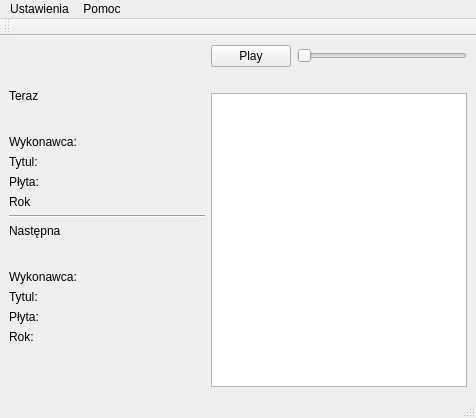
<?xml version="1.0" encoding="UTF-8"?>
<ui version="4.0">
 <class>ProgramWindow</class>
 <widget class="QMainWindow" name="ProgramWindow">
  <property name="geometry">
   <rect>
    <x>0</x>
    <y>0</y>
    <width>476</width>
    <height>418</height>
   </rect>
  </property>
  <property name="windowTitle">
   <string>MainWindow</string>
  </property>
  <widget class="QWidget" name="centralwidget">
   <layout class="QHBoxLayout" name="horizontalLayout_2">
    <item>
     <layout class="QHBoxLayout" name="horizontalLayout">
      <item>
       <layout class="QVBoxLayout" name="verticalLayout_2">
        <item>
         <spacer name="verticalSpacer_3">
          <property name="orientation">
           <enum>Qt::Vertical</enum>
          </property>
          <property name="sizeHint" stdset="0">
           <size>
            <width>20</width>
            <height>40</height>
           </size>
          </property>
         </spacer>
        </item>
        <item>
         <widget class="QLabel" name="teraz">
          <property name="text">
           <string>Teraz</string>
          </property>
         </widget>
        </item>
        <item>
         <layout class="QHBoxLayout" name="horizontalLayout_3">
          <item>
           <spacer name="horizontalSpacer">
            <property name="orientation">
             <enum>Qt::Horizontal</enum>
            </property>
            <property name="sizeHint" stdset="0">
             <size>
              <width>40</width>
              <height>20</height>
             </size>
            </property>
           </spacer>
          </item>
          <item>
           <widget class="QLabel" name="Okladka">
            <property name="text">
             <string/>
            </property>
           </widget>
          </item>
          <item>
           <spacer name="horizontalSpacer_2">
            <property name="orientation">
             <enum>Qt::Horizontal</enum>
            </property>
            <property name="sizeHint" stdset="0">
             <size>
              <width>40</width>
              <height>20</height>
             </size>
            </property>
           </spacer>
          </item>
         </layout>
        </item>
        <item>
         <layout class="QFormLayout" name="formLayout">
          <item row="1" column="0">
           <widget class="QLabel" name="wykonawca">
            <property name="text">
             <string>Wykonawca:</string>
            </property>
           </widget>
          </item>
          <item row="2" column="0">
           <widget class="QLabel" name="tytul">
            <property name="text">
             <string>Tytul:</string>
            </property>
           </widget>
          </item>
          <item row="3" column="0">
           <widget class="QLabel" name="plyta">
            <property name="text">
             <string>Płyta:</string>
            </property>
           </widget>
          </item>
          <item row="4" column="0">
           <widget class="QLabel" name="rok">
            <property name="text">
             <string>Rok</string>
            </property>
           </widget>
          </item>
          <item row="1" column="1">
           <widget class="QLabel" name="TerazWykonawca">
            <property name="text">
             <string/>
            </property>
           </widget>
          </item>
          <item row="2" column="1">
           <widget class="QLabel" name="TerazTytul">
            <property name="text">
             <string/>
            </property>
           </widget>
          </item>
          <item row="3" column="1">
           <widget class="QLabel" name="TerazPlyta">
            <property name="text">
             <string/>
            </property>
           </widget>
          </item>
          <item row="4" column="1">
           <widget class="QLabel" name="TerazRok">
            <property name="text">
             <string/>
            </property>
           </widget>
          </item>
         </layout>
        </item>
        <item>
         <widget class="Line" name="line">
          <property name="orientation">
           <enum>Qt::Horizontal</enum>
          </property>
         </widget>
        </item>
        <item>
         <widget class="QLabel" name="label">
          <property name="text">
           <string>Następna</string>
          </property>
         </widget>
        </item>
        <item>
         <layout class="QHBoxLayout" name="horizontalLayout_4">
          <item>
           <spacer name="horizontalSpacer_4">
            <property name="orientation">
             <enum>Qt::Horizontal</enum>
            </property>
            <property name="sizeHint" stdset="0">
             <size>
              <width>40</width>
              <height>20</height>
             </size>
            </property>
           </spacer>
          </item>
          <item>
           <widget class="QLabel" name="NastepnaOkladka">
            <property name="text">
             <string/>
            </property>
           </widget>
          </item>
          <item>
           <spacer name="horizontalSpacer_3">
            <property name="orientation">
             <enum>Qt::Horizontal</enum>
            </property>
            <property name="sizeHint" stdset="0">
             <size>
              <width>40</width>
              <height>20</height>
             </size>
            </property>
           </spacer>
          </item>
         </layout>
        </item>
        <item>
         <layout class="QFormLayout" name="formLayout_2">
          <property name="fieldGrowthPolicy">
           <enum>QFormLayout::AllNonFixedFieldsGrow</enum>
          </property>
          <item row="1" column="0">
           <widget class="QLabel" name="label_2">
            <property name="text">
             <string>Wykonawca:</string>
            </property>
           </widget>
          </item>
          <item row="2" column="0">
           <widget class="QLabel" name="label_3">
            <property name="text">
             <string>Tytul:</string>
            </property>
           </widget>
          </item>
          <item row="3" column="0">
           <widget class="QLabel" name="label_4">
            <property name="text">
             <string>Płyta:</string>
            </property>
           </widget>
          </item>
          <item row="4" column="0">
           <widget class="QLabel" name="label_5">
            <property name="text">
             <string>Rok:</string>
            </property>
           </widget>
          </item>
          <item row="1" column="1">
           <widget class="QLabel" name="NastepnaWykonawca">
            <property name="text">
             <string/>
            </property>
           </widget>
          </item>
          <item row="2" column="1">
           <widget class="QLabel" name="NastepnaTytul">
            <property name="text">
             <string/>
            </property>
           </widget>
          </item>
          <item row="3" column="1">
           <widget class="QLabel" name="NastepnaPlyta">
            <property name="text">
             <string/>
            </property>
           </widget>
          </item>
          <item row="4" column="1">
           <widget class="QLabel" name="NastepnaRok">
            <property name="text">
             <string/>
            </property>
           </widget>
          </item>
         </layout>
        </item>
        <item>
         <spacer name="verticalSpacer_2">
          <property name="orientation">
           <enum>Qt::Vertical</enum>
          </property>
          <property name="sizeHint" stdset="0">
           <size>
            <width>20</width>
            <height>40</height>
           </size>
          </property>
         </spacer>
        </item>
       </layout>
      </item>
      <item>
       <layout class="QVBoxLayout" name="verticalLayout">
        <item>
         <layout class="QHBoxLayout" name="horizontalLayout_5">
          <item>
           <widget class="QPushButton" name="play_pause">
            <property name="text">
             <string>Play</string>
            </property>
           </widget>
          </item>
          <item>
           <widget class="QSlider" name="volume">
            <property name="enabled">
             <bool>true</bool>
            </property>
            <property name="orientation">
             <enum>Qt::Horizontal</enum>
            </property>
           </widget>
          </item>
         </layout>
        </item>
        <item>
         <widget class="QLabel" name="header">
          <property name="text">
           <string/>
          </property>
         </widget>
        </item>
        <item>
         <widget class="QListWidget" name="listWidget">
          <property name="baseSize">
           <size>
            <width>250</width>
            <height>200</height>
           </size>
          </property>
         </widget>
        </item>
       </layout>
      </item>
     </layout>
    </item>
   </layout>
  </widget>
  <widget class="QMenuBar" name="menubar">
   <property name="geometry">
    <rect>
     <x>0</x>
     <y>0</y>
     <width>476</width>
     <height>25</height>
    </rect>
   </property>
   <widget class="QMenu" name="menuUstawienia">
    <property name="title">
     <string>Ustawienia</string>
    </property>
    <addaction name="actionUstawienia"/>
   </widget>
   <widget class="QMenu" name="menuPomoc">
    <property name="title">
     <string>Pomoc</string>
    </property>
    <addaction name="actionO_programie"/>
   </widget>
   <addaction name="menuUstawienia"/>
   <addaction name="menuPomoc"/>
  </widget>
  <widget class="QStatusBar" name="statusBar"/>
  <widget class="QToolBar" name="toolBar">
   <property name="windowTitle">
    <string>toolBar</string>
   </property>
   <attribute name="toolBarArea">
    <enum>TopToolBarArea</enum>
   </attribute>
   <attribute name="toolBarBreak">
    <bool>false</bool>
   </attribute>
  </widget>
  <action name="actionO_programie">
   <property name="text">
    <string>O programie</string>
   </property>
  </action>
  <action name="actionUstawienia">
   <property name="text">
    <string>Proxy</string>
   </property>
  </action>
 </widget>
 <resources/>
 <connections/>
</ui>
